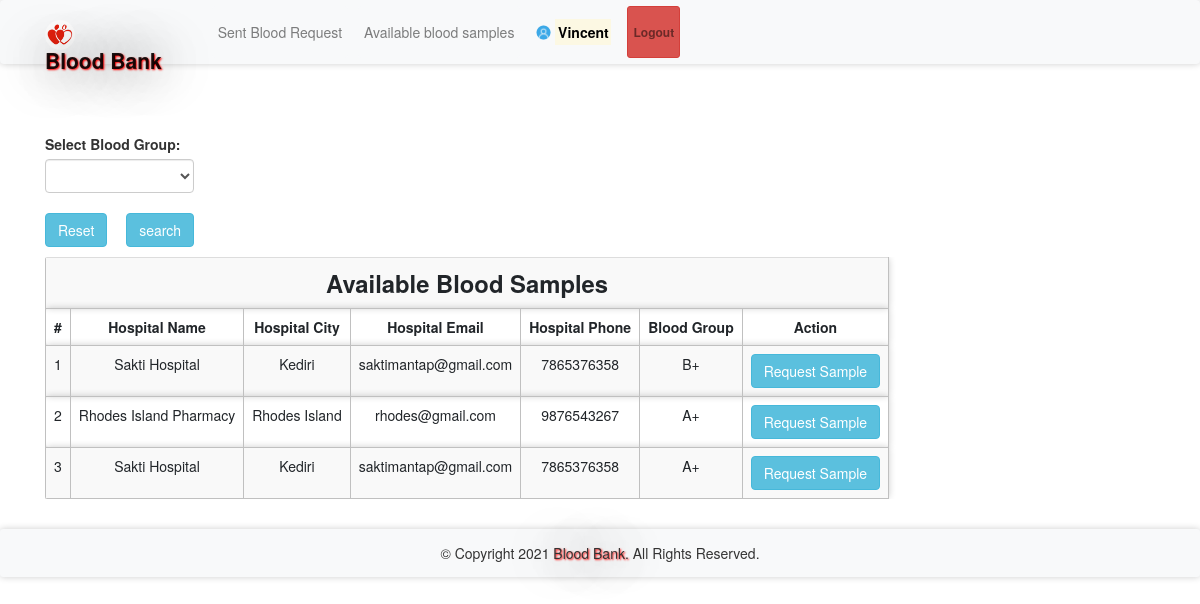
Screenshot of /abs.php (signed in) with the database file from the repository.
### tables this page shows
CREATE TABLE `bloodinfo` (
  `bid` int(11) NOT NULL,
  `hid` int(11) NOT NULL,
  `bg` varchar(10) NOT NULL
);

CREATE TABLE `hospitals` (
  `id` int(11) NOT NULL,
  `hname` varchar(100) NOT NULL,
  `hemail` varchar(100) NOT NULL,
  `hpassword` varchar(100) NOT NULL,
  `hphone` varchar(100) NOT NULL,
  `hcity` varchar(100) NOT NULL
);

### message.php (called while the page is built, shortened)
<?php $counter=0; if(isset($_GET['msg'])) { ?>
	<div class="col-5 alert alert alert-success alert-dismissible fade show card" id="message">
		<button type="button" class="close" data-dismiss="alert" title="close">&times;</button><?php echo $_GET['msg'];?>
	</div>
<?php }?>

### abs.php (the view, shortened to what this page needs)
<?php
require 'file/connection.php';
if(isset($_GET['search'])){
    $searchKey = $_GET['search'];
    $sql = "select bloodinfo.*, hospitals.* from bloodinfo, hospitals where bloodinfo.hid=hospitals.id && bg LIKE '%$searchKey%'";
}else{
    $sql = "select bloodinfo.*, hospitals.* from bloodinfo, hospitals where bloodinfo.hid=hospitals.id";
}
$result = mysqli_query($conn, $sql);
?>
<!DOCTYPE html>
<html>
<?php require 'head.php'; ?>
<body>
    <?php require 'header.php'; ?>
    <div class="container cont">
        <?php require 'message.php'; ?>
        <div class="row col-lg-8 col-md-8 col-sm-12 mb-3">
            <form method="get" action="" style="margin-top:-20px; ">
            <label class="font-weight-bolder">Select Blood Group:</label>
               <select name="search" class="form-control">
               <option><?php echo @$_GET['search']; ?></option>
               <option value="A+">A+</option>
               </select><br>
               <a href="abs.php" class="btn btn-info mr-4"> Reset</a>
               <input type="submit" name="submit" class="btn btn-info" value="search">
           </form>
        </div>
        <table class="table table-responsive table-striped rounded mb-5">
            <tr><th colspan="7" class="title">Available Blood Samples</th></tr>
            <tr>
                <th>#</th>
                <th>Hospital Name</th>
                <th>Hospital City</th>
                <th>Hospital Email</th>
                <th>Hospital Phone</th>
                <th>Blood Group</th>
                <th>Action</th>
            </tr>
        <?php while($row = mysqli_fetch_array($result)) { ?>
            <tr>
                <td><?php echo ++$counter;?></td>
                <td><?php echo $row['hname'];?></td>
                <td><?php echo ($row['hcity']); ?></td>
                <td><?php echo ($row['hemail']); ?></td>
                <td><?php echo ($row['hphone']); ?></td>
                <td><?php echo ($row['bg']); ?></td>
                <form action="file/request.php" method="post">
                <?php if (isset($_SESSION['hid'])) { ?>
                <td><a href="javascript:void(0);" class="btn btn-info hospital">Request Sample</a></td>
                <?php } else {(isset($_SESSION['rid']))  ?>
                <td><input type="submit" name="request" class="btn btn-info" value="Request Sample"></td>
                <?php } ?>
                </form>
            </tr>
        <?php } ?>
        </table>
    </div>
    <?php require 'footer.php' ?>
</body>

### css/style.css (style rules this page uses)
.cont { padding-top: 40px; text-align: justify; font-size: 1em; }
.card ,nav, .footer,tr,video { border-radius: 3px; transition: all 200ms ease-out; box-shadow: 0px 0px 7px rgba(0, 0, 0, 0.2); }
tr,th,td { border:0.1px solid silver; text-align: center; }
.title { font-weight: bold; font-size: 1.7em; text-transform: capitalize; text-align: center; }
form { padding-top: 20px; }
a:link { text-decoration: none; }

### rows the page displays
bloodinfo: hid.hname "Sakti Hospital", hid.hcity "Kediri", hid.hemail "saktimantap@gmail.com", hid.hphone "7865376358", bg "B+"
bloodinfo: hid.hname "Rhodes Island Pharmacy", hid.hcity "Rhodes Island", hid.hemail "rhodes@gmail.com", hid.hphone "9876543267", bg "A+"
bloodinfo: hid.hname "Sakti Hospital", hid.hcity "Kediri", hid.hemail "saktimantap@gmail.com", hid.hphone "7865376358", bg "A+"

### other values shown
$_SESSION['rname'] "Vincent"
